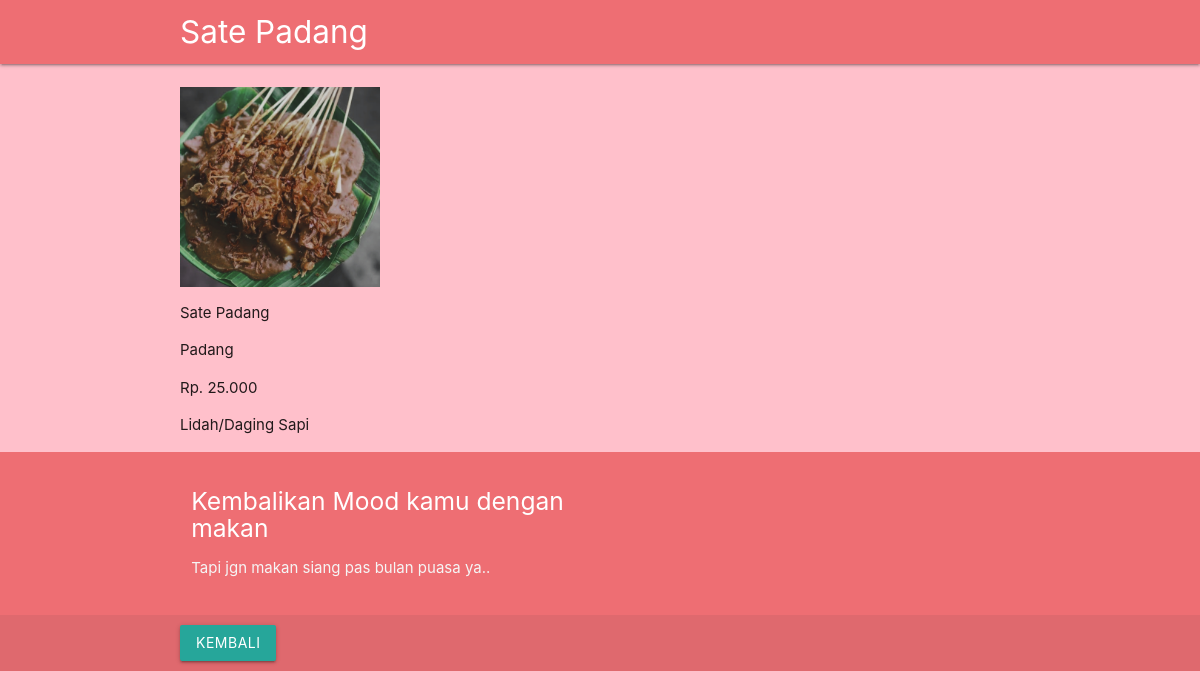
Screenshot of /tubes/tubes_193040122/php/detail.php?id=1 with the database file from the repository.
### tables this page shows
CREATE TABLE `makanan` (
  `id` int(11) NOT NULL,
  `img` varchar(20) NOT NULL,
  `nama` varchar(20) NOT NULL,
  `asal` varchar(20) NOT NULL,
  `harga_pasaran` varchar(20) NOT NULL,
  `bahan_dasar` varchar(20) NOT NULL
);

### tubes/tubes_193040122/php/functions.php (called while the page is built, shortened)
<?php
function koneksi() {
    $conn = mysqli_connect("127.0.0.1" , "root" , "") or die("Koneksi ke DB Gagal");
    mysqli_select_db($conn, "tubes_193040122") or die("Database Salah!");
    return $conn;
}
function query($sql){
    $conn = koneksi();
    $result = mysqli_query($conn, "$sql");
    $rows = [];
    while ($row = mysqli_fetch_assoc($result)) {
        $rows[] = $row;
    }
    return $rows;
}
?>

### tubes/tubes_193040122/php/detail.php (the view, shortened to what this page needs)
<?php
$id = $_GET['id'];
$makanan  = query("SELECT * FROM makanan WHERE id = $id")[0];
?>
<html lang="en">
<head>
      <link type="text/css" rel="stylesheet" href="../css/materialize.min.css"  media="screen,projection"/>
    <link rel="stylesheet" href="../css/style.css">
</head>
<body style="background-color: pink;">
    <nav>
    <div class="container">
    <div class="nav-wrapper">
      <a  class="brand-logo">   <?= $makanan['nama'] ?></a>
    </div>
  </div>
  </nav>
<br>
    <div class="container">
        <div class="gambar">
            <img src="../assets/img/<?= $makanan["img"]; ?>" alt="">
        </div>
        <div class="keterangan">
            <p><?= $makanan['nama'] ?></p>
            <p><?= $makanan['asal'] ?></p>
            <p><?= $makanan['harga_pasaran'] ?></p>
            <p><?= $makanan['bahan_dasar'] ?></p>
        </div>
    </div>
      <footer class="page-footer">
          <div class="container">
            <div class="row">
              <div class="col l6 s12">
                <h5 class="white-text">Kembalikan Mood kamu dengan makan</h5>
                <p class="grey-text text-lighten-4">Tapi jgn makan siang pas bulan puasa ya..</p>
              </div>
              <div class="col l4 offset-l2 s12">
              </div>
            </div>
          </div>
          <div class="footer-copyright">
            <div class="container">
            <a class="waves-effect waves-light btn"href="../index.php">Kembali</a>
            </div>
          </div>
        </footer>
</body>
</html>

### praktikum/P5_PW_193040122/latihan 5a/css/style.css (style rules this page uses)
img { width: 200px; }

### rows the page displays
makanan: nama "Sate Padang", img (picture), asal "Padang", harga_pasaran "Rp. 25.000", bahan_dasar "Lidah/Daging Sapi"
